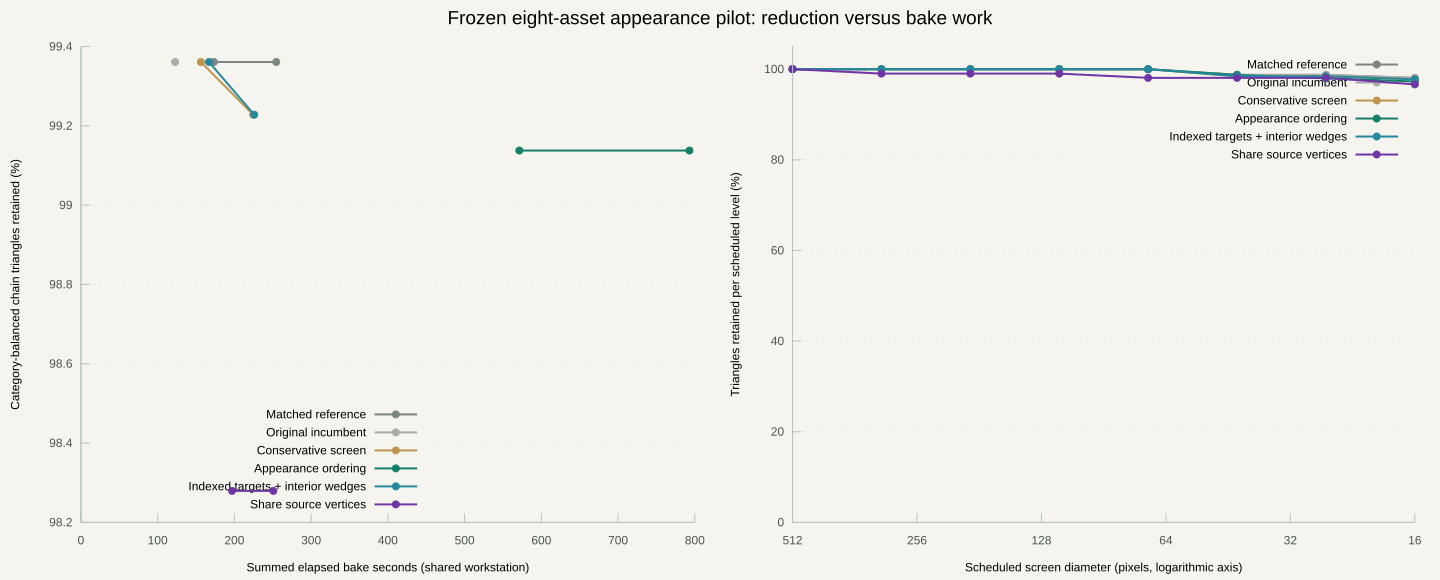

gnuplot code for this plot:
set terminal svg size 1440,580 font 'Arial,12' background rgb '#f5f4ef'
set output 'progress.svg'
set multiplot layout 1,2 title 'Frozen eight-asset appearance pilot: reduction versus bake work' font ',19'
set border 3 lc rgb '#b8c3bd'
set tics nomirror textcolor rgb '#48544e'
set grid ytics lc rgb '#dde2dd'
set key bottom left
set xlabel 'Summed elapsed bake seconds (shared workstation)'
set ylabel 'Category-balanced chain triangles retained (%)'
set xrange [0:*]
plot 'progress-baseline.dat' using 1:2 with linespoints lw 2 pt 7 ps .8 lc rgb '#7c8581' title 'Matched reference', \
'progress-original.dat' using 1:2 with linespoints lw 2 pt 7 ps .8 lc rgb '#aaaaaa' title 'Original incumbent', \
'progress-screen.dat' using 1:2 with linespoints lw 2 pt 7 ps .8 lc rgb '#bc954e' title 'Conservative screen', \
'progress-ordering.dat' using 1:2 with linespoints lw 2 pt 7 ps .8 lc rgb '#157f69' title 'Appearance ordering', \
'progress-merged.dat' using 1:2 with linespoints lw 2 pt 7 ps .8 lc rgb '#25899d' title 'Indexed targets + interior wedges', \
'progress-shared.dat' using 1:2 with linespoints lw 2 pt 7 ps .8 lc rgb '#7035a4' title 'Share source vertices'
set xlabel 'Scheduled screen diameter (pixels, logarithmic axis)'
set ylabel 'Triangles retained per scheduled level (%)'
set logscale x
set xrange [512:16]
set yrange [0:105]
set xtics (512,256,128,64,32,16)
set key top right
plot 'levels-baseline.dat' using 1:2 with linespoints lw 2 pt 7 ps .8 lc rgb '#7c8581' title 'Matched reference', \
'levels-original.dat' using 1:2 with linespoints lw 2 pt 7 ps .8 lc rgb '#aaaaaa' title 'Original incumbent', \
'levels-screen.dat' using 1:2 with linespoints lw 2 pt 7 ps .8 lc rgb '#bc954e' title 'Conservative screen', \
'levels-ordering.dat' using 1:2 with linespoints lw 2 pt 7 ps .8 lc rgb '#157f69' title 'Appearance ordering', \
'levels-merged.dat' using 1:2 with linespoints lw 2 pt 7 ps .8 lc rgb '#25899d' title 'Indexed targets + interior wedges', \
'levels-shared.dat' using 1:2 with linespoints lw 2 pt 7 ps .8 lc rgb '#7035a4' title 'Share source vertices'
unset multiplot
